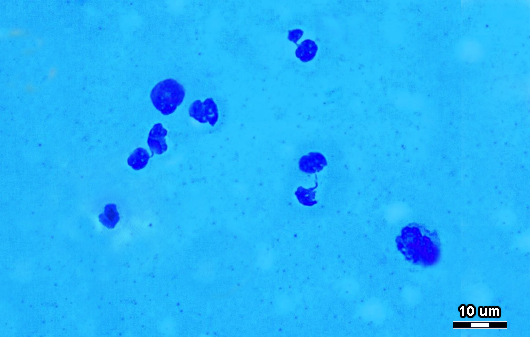
#> input picture somatic_cell.jpg, 530 x 337 px
$ python somatic_cell_detection_py.py   (older library calls are emulated)
#> lines starting #> are read from the running program, lines starting #| are printed output that depends on the picture; after the words box and inside, x2 and y2 are one past the last pixel; in counts of white or black regions, pixels touching at a corner belong together
import numpy as np
import matplotlib.pyplot as plt
import cv2

img = cv2.imread('somatic_cell.jpg',0)
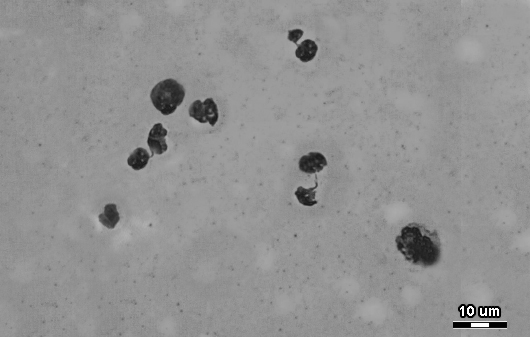
#> img: shape (337, 530); min 0, max 255, mean 145.9
# gray = cv2.cvtColor(img, cv2.COLOR_BGR2GRAY)
# plt.imshow(img)
blur = cv2.GaussianBlur(img,(5,5),0)
ret3,th3 = cv2.threshold(blur,0,255,cv2.THRESH_BINARY+cv2.THRESH_OTSU)
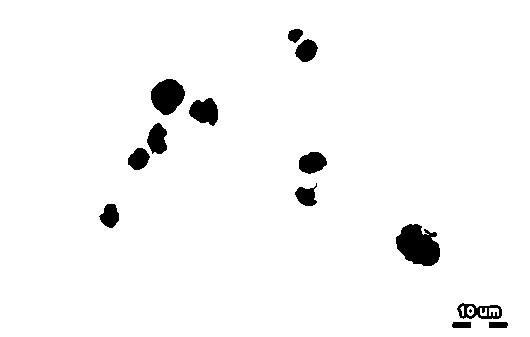
#> th3: shape (337, 530); 96.8% white; 14 black regions (1 under 20 px), largest, box (x1, y1, x2, y2) and area: (396, 224, 440, 266) 1325, (151, 79, 185, 115) 887, (189, 98, 218, 126) 575
#> ret3 = 104

plt.figure(figsize=(15,5))
images = [blur, 0, th3]
titles = ['Gaussian filtered Image','Histogram',"Otsu's Thresholding"]
plt.subplot(1,3,1),plt.imshow(images[0],'gray')
plt.title(titles[0]), plt.xticks([]), plt.yticks([])
plt.subplot(1,3,2),plt.hist(images[0].ravel(),256)
plt.title(titles[1]), plt.xticks([]), plt.yticks([])
plt.subplot(1,3,3),plt.imshow(images[2],'gray')
plt.title(titles[2]), plt.xticks([]), plt.yticks([])

im = cv2.imread('somatic_cell.jpg')
#> im is the input picture: shape (337, 530, 3); mean B, G, R 250.2, 181, 37.1
imgray = cv2.cvtColor(im,cv2.COLOR_BGR2GRAY)
ret,thresh = cv2.threshold(img,0,255,cv2.THRESH_BINARY+cv2.THRESH_OTSU)
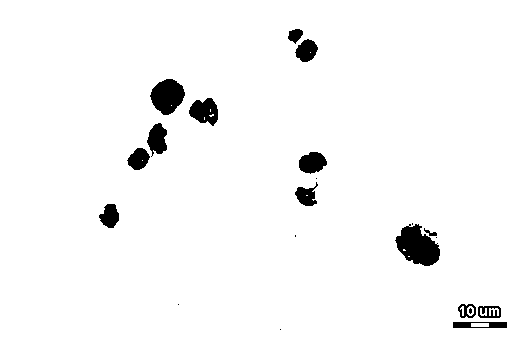
#> thresh: shape (337, 530); 96.8% white; 21 black regions (7 under 20 px)
#> ret = 99
image, contours, hierarchy = cv2.findContours(thresh,cv2.RETR_TREE,cv2.CHAIN_APPROX_SIMPLE)
#> contours = 39 contours, 20 with area under 20; largest, box (x1, y1, x2, y2) and area: (0, 0, 530, 337) 177744, (394, 223, 441, 267) 1280, (149, 78, 186, 116) 929, (188, 97, 219, 127) 608, (146, 122, 168, 157) 494
img = cv2.drawContours(img, contours, -1, (255,255,255), 3)
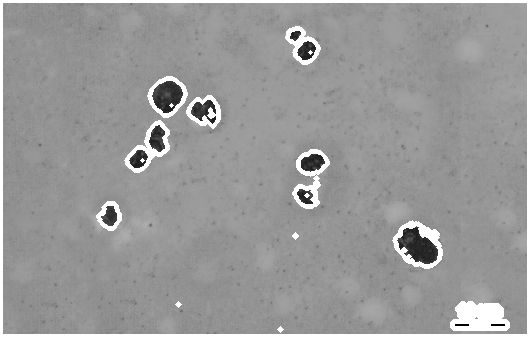
#> img: shape (337, 530); 5.97% of pixels changed, all inside (x1, y1, x2, y2) = (0, 0, 530, 337)
plt.figure(figsize=(10,10))
plt.subplot(1,2,1),plt.title('Original Image'),plt.imshow(im)#,'red')
plt.subplot(1,2,2),plt.title('OpenCV.findContours'),plt.imshow(img,'gray')#,'red')

print('number of cells detceted: ',len(contours))
#| number of cells detceted:  39
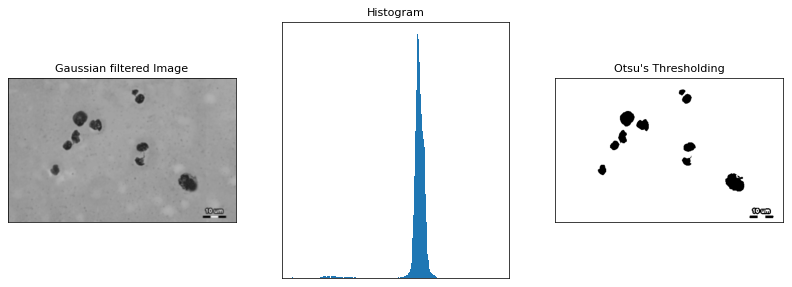
#> figure drawn by matplotlib, 3 panels
#> figure, not shown here; B, G, R data is drawn as R, G, B
